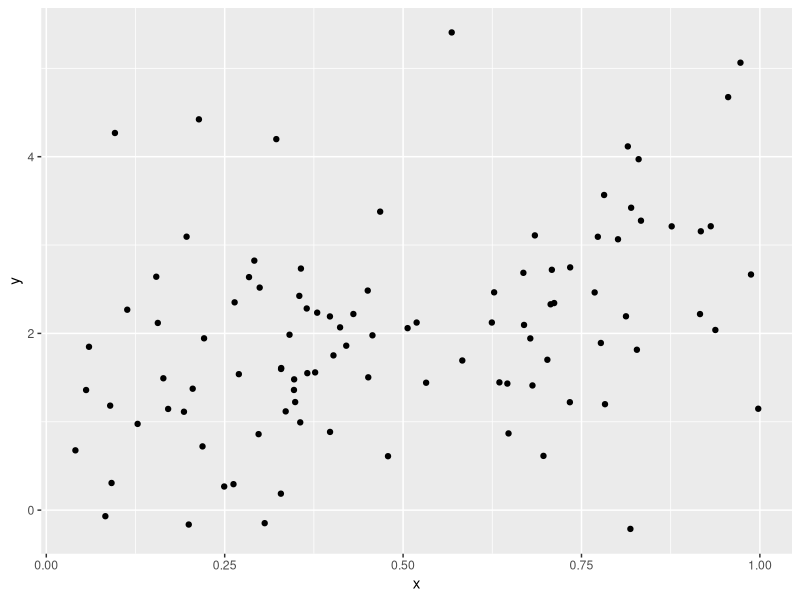

This figure's R source:
## ---- chunk 1
library(tidyverse)

plot_df =
  tibble(
    x = runif(100),
    y = 1 + 2 * x + rnorm(100)
  )

plot_df |> 
  ggplot(aes(x = x, y = y)) +
  geom_point()

